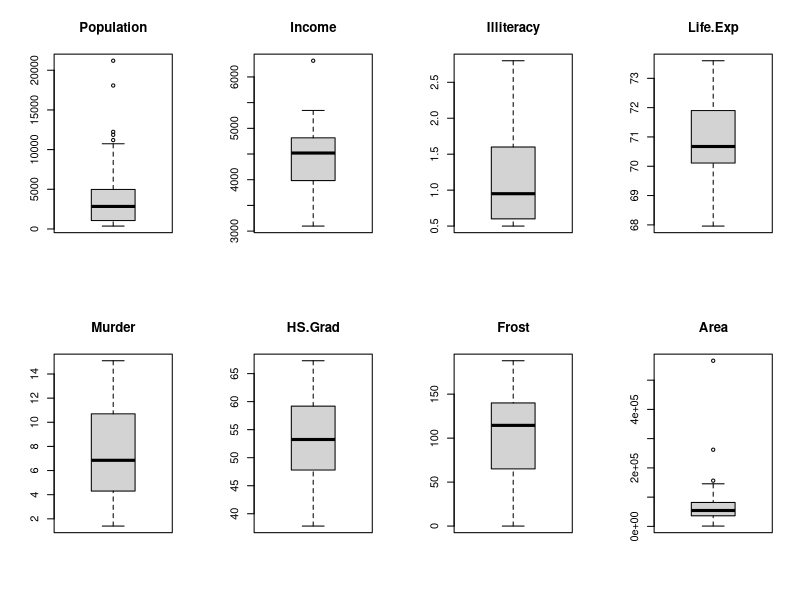

Recreate this plot in R. (Note: this script raises an error after producing the figure.)
#
# 김신혁
# 작성일 : 191204
# 제출일 : 191205
#

# 문1)
# 다음과 같이 결측값이 포함된 데이터셋 ds를 생성한 후, 다음 문제를 해결
# 하기 위한 R 코드를 작성하시오.

# ds <- state.x77
# ds[2,3] <- NA; ds[3,1] <- NA; ds[2,4] <- NA; ds[4,3] <- NA

ds <- data.frame(state.x77)
ds[2,3] <- NA; ds[3,1] <- NA; ds[2,4] <- NA; ds[4,3] <- NA

# (1) 각 열별로 결측값이 몇 개인지 출력하시오.

apply(ds, 2, function(y) sum( is.na(y) ) )

# (2) 결측값이 포함된 행들의 데이터를 출력하시오.

ds[ !complete.cases(ds), ]

# (3) 결측값이 포함된 행은 몇 개인지 출력하시오.

sum( rowSums( is.na(ds) ) > 0 )

# (4) 결측값이 포함된 행들을 제외하고 새로운 데이터셋 ds.new를 만들어보시오.

ds.new <- ds[complete.cases(ds), ]
ds.new



# 문2)
# 다음과 같이 state.x77 데이터셋을 st에 저장한 후 다음 문제를 해결하기
# 위한 R 코드를 작성하시오.

# st <- data.frame(state.x77)

st <- data.frame(state.x77)

# (1) st의 각 변수(열)들에 대해 특이값이 존재하는지 상자그림을 그려 확인하시오.

str(st)
par( mfrow = c(2,4) )

for(i in 1:8){
  boxplot( st[,i], main = colnames(st)[i] )
}

par( mfrow = c(1,1) )
## Population, Income, Area 변수에서 Outlier 존재

# (2) 특이값이 존재하는 경우 이상치를 NA로 대체하여 저장하시오.
for (i in 1:8) {
  outlier <- boxplot.stats(st[,i])$out
  st[ st[,i] %in% outlier] <- NA
}
st
# st
# 
# outlier <- boxplot.stats(st[,1])$out
# st[,1][ st[,1] %in% outlier] <- NA
# st

# (3) st에서 NA가 존재하는 행들을 제거하여 st2에 저장하시오.

st2 <- st[complete.cases(st),]
st2



# 문3) 
# R에서 제공하는 airquality 데이터셋에 대해 다음의 문제를 해결하기 위한
# R 코드를 작성하시오.

# (1) airquality를 AQ에 저장하시오.

AQ <- data.frame(airquality)

# (2) AQ에서 열별로 NA의 개수를 출력하시오.

apply(AQ, 2, function(y) sum( is.na(y) ) )

# (3) AQ에서 행별로 NA의 개수를 출력하시오.

sum( rowSums( is.na(AQ) > 0 ) )

# (4) AQ에서 NA를 포함하지 않은 행들만 출력하시오.
AQ[ complete.cases(AQ), ]

# (5) AQ에서 NA를 NA가 속한 열의 평균값으로 치환하여 AQ2로 저장하고, AQ2의 내용을
# 출력하시오.	
AQ[!complete.cases(AQ), ]
mean.value <- apply( AQ[complete.cases(AQ), ], 2, mean )
mean.value

for(i in 1:6){
  AQ[ is.na(AQ[,i]), ] <- mean.value[i]
}


# 문4)
# R에서 제공하는 state.x77 데이터셋에 대하여 다음 문제를 해결하기 위한
# R 코드를 작성하시오.
# 
# (1) state.x77 데이터셋을 Population(인구수)를 기준으로 오름차순 정렬하시오.
library(dplyr)
head(state.x77)
st.df <- data.frame(state.x77)
st.df %>% arrange(Population) %>% 
  head

# (2) state.x77 데이터셋을 Income(소득)을 기준으로 내림차순 정렬하시오.


st.df %>% arrange( desc(Income) ) %>% 
  head

# (3) Illiteracy(문맹률)가 낮은 상위 10개 주의 이름과 문맹률을 출력하시오.	

st.df %>% select(Illiteracy) %>%
      arrange(Illiteracy) %>%
      head(10)

# 



# 문5)
# R에서 제공하는 mtcars 데이터셋에 대하여 다음 문제를 해결하기 위한 R
# 코드를 작성하시오.
# 
# (1) mtcars 데이터셋을 gear(기어)의 개수에 따라 그룹을 나누어 mt.gear에 저장하
# 시오.(단, split() 함수를 사용)
mt.gear <- split(mtcars,mtcars$gear)
mt.gear

# (2) mt.gear에서 gear(기어)의 개수가 4인 그룹의 데이터를 출력하시오.

mt.gear$`4`

# (3) mt.gear에서 gear(기어)의 개수가 3인 그룹과 5인 그룹의 데이터를 합쳐서
# mt.gear.35에 저장하고 내용을 출력하시오.

mt.gear.35 %>% bind_rows(mt.gear$`3`, mt.gear$`5`)

# (4) mtcars 데이터셋에서 wt(중량)가 1.5~3.0 사이인 행들을 추출하여 출력하시오.
# 

mtcars %>% filter( wt >= 1.5 & wt <= 3.0 )

# 문6)
# 다음의 문제를 해결하기 위한 R코드를 작성하시오.
# 
# 다음과 같이 데이터프레임 authors와 books를 생성하고 authors와 books의 내
# 용을 출력하시오.	
# 
authors <- data.frame( surname = c( "Twein", "Venables", "Tierney", "Ripley", "McNeil" ),
                        nationality = c( "US", "Australia", "US", "UK", "Australia" ),
                        retired = c( "yes", rep( "no", 4 ) ) )
books <- data.frame( name = c( "Johns", "Venables", "Tierney", "Ripley", "Ripley", "McNeil" ),
                      title = c( "Exploratory Data Analysis", 
                                 "Modern Applied Statistics ...",
                                 "LISP-STAT",
                                 "Spatial Statistics", "Stochastic Simulation",
                                 "Interactive Data Analysis" ),
                      other.author = c( NA, "Ripley", NA, NA, NA, NA ) )
 
# (1) surname과 name을 공통 열로 하여 authors와 books를 병합하여 출력하시오(두						   
#                                                        데이터프레임에서 공통 열의 값이 일치하는 것들만 병합).
anb.df <- merge(authors, books,
                by.x = c('surname'),
                by.y = c('name') )
anb.df

# (2) surname과 name을 공통 열로 하여 authors와 books를 병합하여 출력하되
# authors의 행들이 모두 표시되도록 하시오.

anb.df <- merge(authors, books,
                by.x = c('surname'),
                by.y = c('name'),
                all.x = TRUE)
anb.df

# (3) surname과 name을 공통 열로 하여 authors와 books를 병합하여 출력하되 books
# 의 행들은 모두 표시되도록 하시오.

anb.df <- merge(authors, books,
                by.x = c('surname'),
                by.y = c('name'),
                all.y = TRUE)
anb.df

# (4) surname과 other.author를 공통 열로 하여 authors와 books를 병합하여 출력하
# 시오.	

anb.df <- merge(authors, books,
                by.x = c('surname'),
                by.y = c('other.author') )
anb.df




